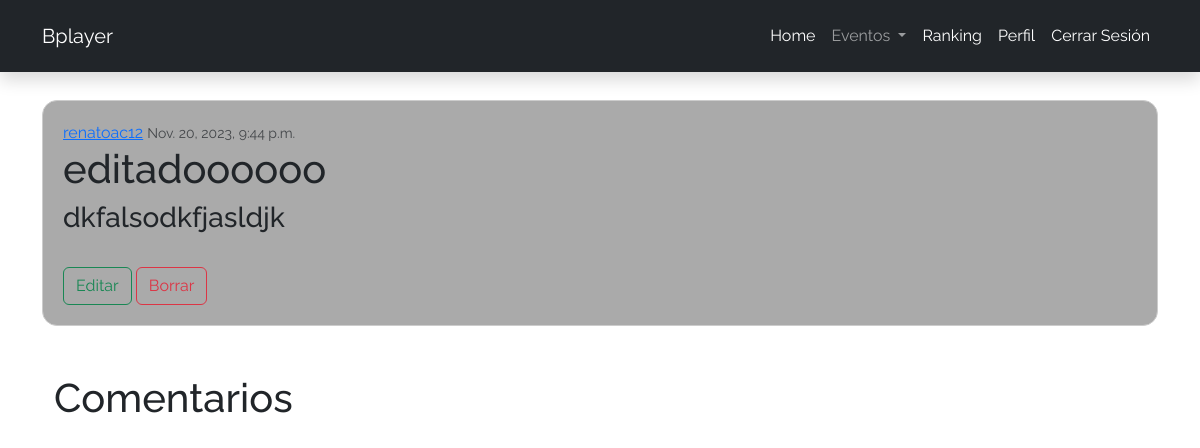
The page /post/2/ (signed in) on the database its author committed.
### page/models.py (models this page shows, shortened)
class Post(models.Model):
    titulo = models.CharField(max_length=200)
    contenido = models.TextField()
    fecha_creacion = models.DateTimeField(default=timezone.now)
    autor = models.ForeignKey(User, on_delete=models.CASCADE)

### page/views.py (the view)
# urls.py: path('post/<int:pk>/', PostDetailView.as_view(), name='detalle_post'),
class PostDetailView(LoginRequiredMixin, DetailView):
    model = Post
    template_name = 'post_detail.html'

### page/templates/post_detail.html
{% extends "pagInicial.html" %}
{% block content %}
{% load static %}
<div class="full-card">
    <div class="detalles_post">
        <div class="media-body">
            <div class="article-metadata">
                <a class="mr-2" href="#">{{ object.autor }}</a>
                <small class="text-muted">{{ object.fecha_creacion }}</small>
            </div>
            <h1>{{ object.titulo }}</h1>
            <h3>{{ object.contenido }}</h3>
        </div>
        <br>
        {% if object.autor == user %}
        <div>
            <a class="btn btn-outline-success" href="{% url 'editar_post' object.id %}">Editar</a>
        <a class="btn btn-outline-danger" href="{% url 'borrar_post' object.id %}">Borrar</a>
        </div>
        {% endif %}
    </div>
</div>
<div class="container mt-5">
    <h1>Comentarios</h1>
</div>
{% endblock %}

### page/static/css/styles.css (style rules this page uses)
body { margin: 0; padding: 0; background: #fff; font-family: 'Raleway',sans-serif; }
.detalles_post { margin-top: 100px; border-radius: 15px; border: 1px solid #ccc; padding: 20px; width: 100%; background-color: #aaa; }

### rows shown on the page
Post: autor "renatoac12", fecha_creacion "Nov. 20, 2023, 9:44 p.m.", titulo "editadoooooo", contenido "dkfalsodkfjasldjk"
